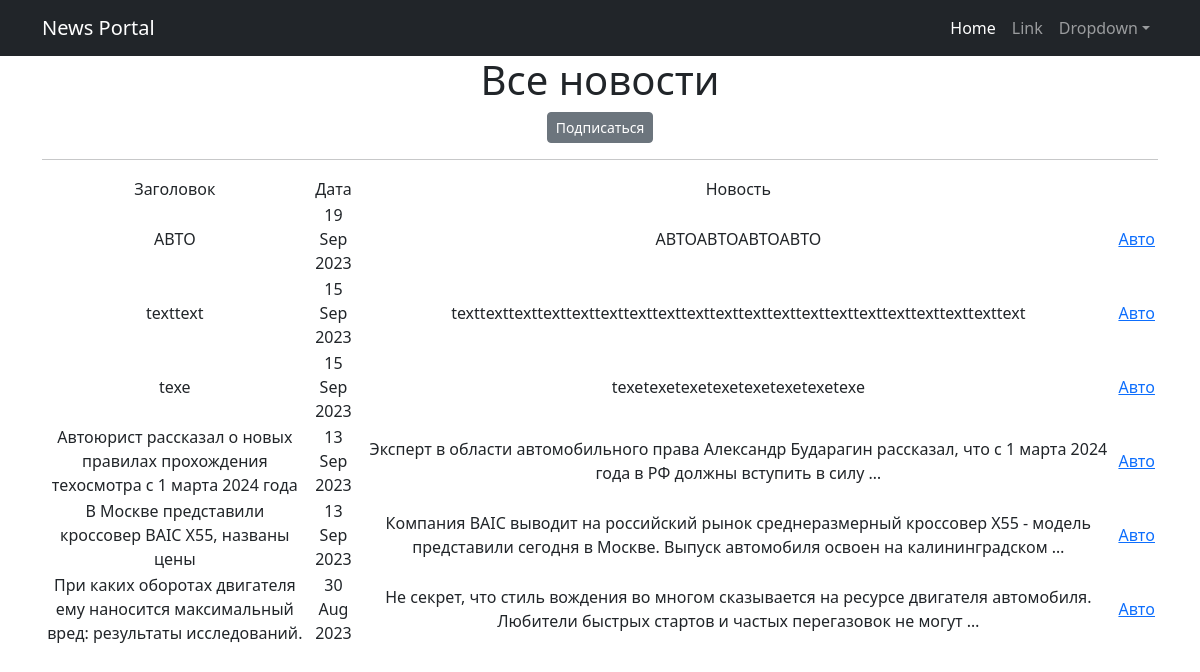
The app's page /news/categories/2/, older data.
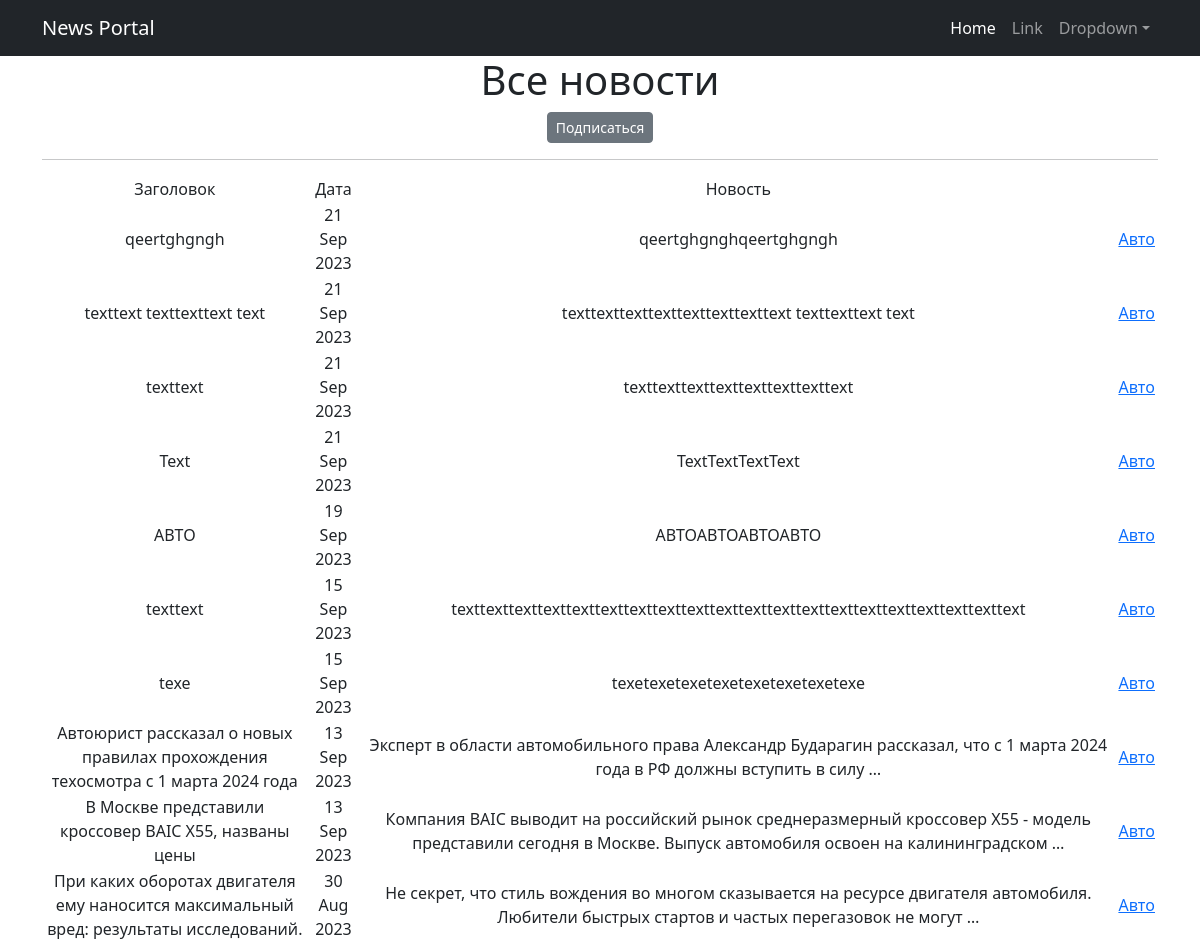
The same page, newer data.
### news/models.py (models this page shows, shortened)
class Post(models.Model):
    author = models.ForeignKey(Author, on_delete=models.CASCADE)
    NEWS = 'NW'
    ARTICL = 'AR'
    CATEGORY_CHOICES = (
        (NEWS, 'Новость'),
        (ARTICL, 'Статья'),
    )
    categoryType = models.CharField(max_length=2, choices=CATEGORY_CHOICES, default=ARTICL)
    dateCreation = models.DateTimeField(auto_now_add=True)
    postCategory = models.ManyToManyField(Category, through='PostCategory')
    title = models.CharField(max_length=128)
    text = models.TextField()
    rating = models.SmallIntegerField(default=0)

class Category(models.Model):
    name = models.CharField(max_length=64, unique=True)
    subscribers = models.ManyToManyField(User, related_name='categories')
    def __str__(self):
        return f'{self.name}'

### news/views.py (the view)
# urls.py: path('categories/<int:pk>/', CategoryList.as_view(), name='category_list'),
class CategoryList(ListView):
    model = Post
    template_name = 'category_list.html'
    context_object_name = 'category_news_list'
    def get_queryset(self):
        self.category = get_object_or_404(Category, id=self.kwargs['pk'])
        queryset = Post.objects.filter(postCategory=self.category).order_by('-dateCreation')
        return queryset
    def get_context_data(self, **kwargs):
        context = super().get_context_data(**kwargs)
        context['is_not_subscriber'] = self.request.user not in self.category.subscribers.all()
        context['category'] = self.category
        return context

### news/templatetags/custom_filters.py (called while the page is built)
@register.filter()
def censor(sentence):
    text = sentence.split()
    for i, word in enumerate(text):
        if word in bad_words:
            text[i] = word[0] + '***'
    return ' '.join(text)

### templates/category_list.html (shortened to what this page needs)
{% extends 'flatpages/default.html' %}
{% load custom_filters %}
{% load custom_tags %}
{% block content %}
   <h1>Все новости</h1>
    {% if is_not_subscriber %}
        <p class="text-center">
            <a href="{% url 'subscribe' category.id %}" class=" btn btn-secondary btn-sm">Подписаться</a>
    {% endif %}
<hr>
       <table>
           <tr>
               <td>Заголовок</td>
               <td>Дата</td>
               <td>Новость</td>
           </tr>
           {% for post in category_news_list %}
           <tr>
               <td>{{ post.title|censor }}</td>
               <td>{{ post.dateCreation|date:'d M Y' }}</td>
               <td>{{ post.text|truncatewords:20|censor }}</td>
               <td>
                   <a href="{% url 'subscribe' pk=category.id %}">{{ category }}</a>
               </td>
               <td>
               </td>
           </tr>
           {% endfor %}
       </table>
{% endblock content %}

Row changes from the older to the newer data that the page shows:
added Post: title|censor "qeertghgngh", dateCreation "21 Sep 2023", text|censor "qeertghgnghqeertghgngh", {{ category }} "Авто"
added Post: title|censor "texttext texttexttext text", dateCreation "21 Sep 2023", text|censor "texttexttexttexttexttexttexttext texttexttext text", {{ category }} "Авто"
added Post: title|censor "texttext", dateCreation "21 Sep 2023", text|censor "texttexttexttexttexttexttexttext", {{ category }} "Авто"
added Post: title|censor "Text", dateCreation "21 Sep 2023", text|censor "TextTextTextText", {{ category }} "Авто"
